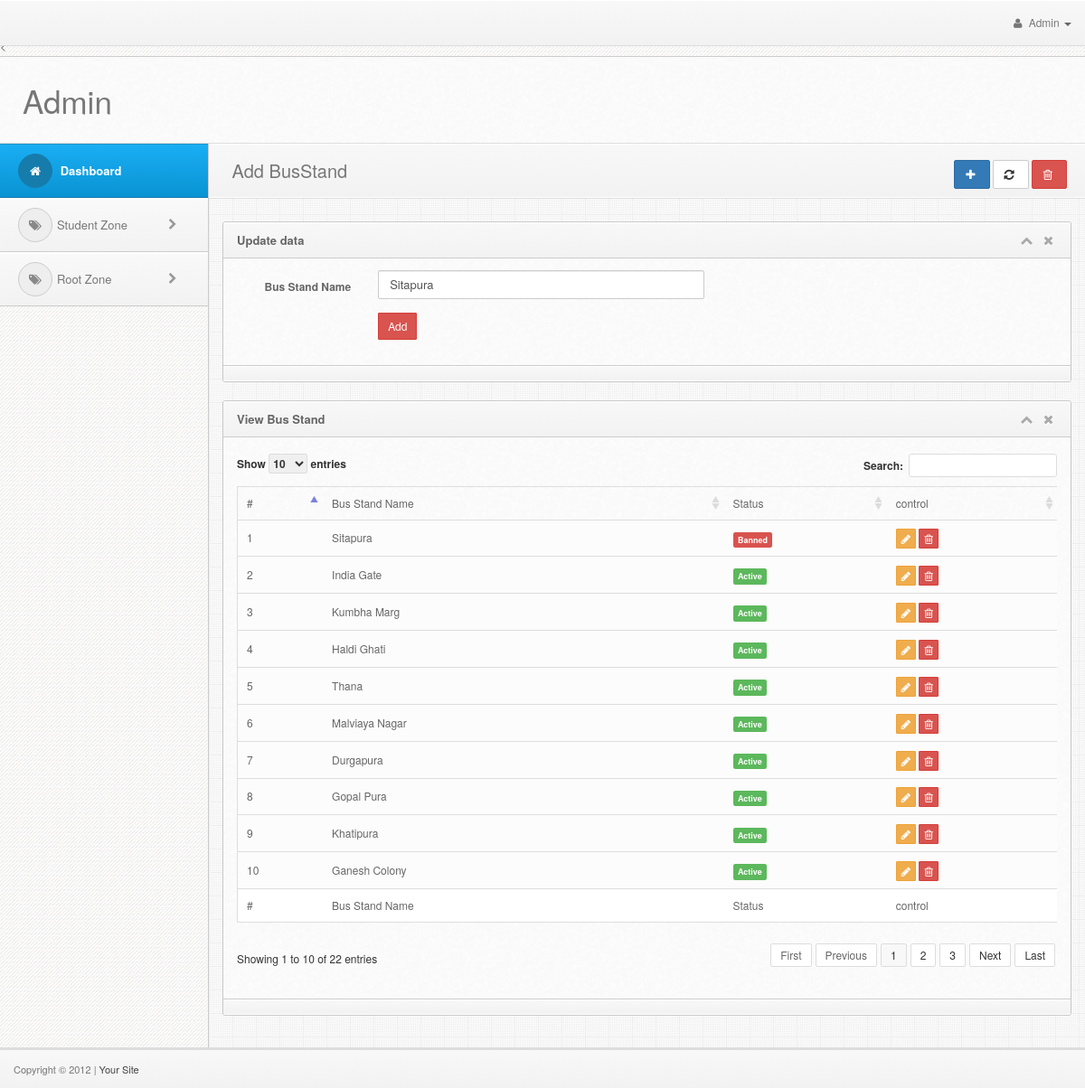
Page /admin/AddBusStand.php?bus_stand_id=1&update=upStandName (signed in) on the committed database.
### tables this page shows
CREATE TABLE IF NOT EXISTS `bus_stands` (
  `bus_stand_id` int(11) NOT NULL AUTO_INCREMENT,
  `bus_stand_name` varchar(250) NOT NULL,
  `status` int(1) NOT NULL,
  PRIMARY KEY (`bus_stand_id`)
);

### admin/library/DbConnect.php (called while the page is built, shortened)
<?php
class DbConnect
{
	function __construct()
	{
		$conn=mysql_connect("localhost","root","");
		return $conn;
	}
}
?>

### admin/library/DbFunction.php (called while the page is built, shortened)
<?php
	include_once("DbConnect.php");
	class DbFunction
	{
			function select_stand_id($bus_stand_id)
			{
				$qr=mysql_query("SELECT `bus_stand_name`, `status` FROM `bus_stands` WHERE `bus_stand_id`='$bus_stand_id'");
				return $qr;
			}
	}
?>

### admin/AddBusStand.php (the view, shortened to what this page needs)
<?php
 include "header.php"; ?>
<div class="content">
    <?php include "sidebar.php"; ?>
  	<div class="mainbar">
	    <div class="page-head">
	      <h2 class="pull-left"><i class="fa-building-o"></i>Add BusStand</h2>
        <div class="bread-crumb pull-right">
								  <button class="btn btn-primary" data-toggle="collapse" data-target="#demo"><i class="fa fa-plus"></i> </button>
								  <button class="btn btn-default"><i class="fa fa-refresh"></i> </button>
								  <button class="btn btn-danger"><i class="fa fa-trash-o"></i></i> </button>
        </div>
        <div class="clearfix"></div>
	    </div>
	    <div class="matter">
        <div class="container">
            <div class="row">
              <div class="col-md-12">
                  <?php
					if(isset($_REQUEST['update']))
					{
						if($_REQUEST['update']=="upStandName")
						{
							$bus_stand_id= $_REQUEST['bus_stand_id'];
							$qr=$dbFun->select_stand_id($bus_stand_id);
							$busStand=mysql_fetch_array($qr);
							?>
                            <div class="widget wgreen" id="demo">
                <div class="widget-head">
                  <div class="pull-left">Update data</div>
                  <div class="widget-icons pull-right">
                    <a href="#" class="wminimize"><i class="fa fa-chevron-up"></i></a>
                    <a href="#" class="wclose"><i class="fa fa-times"></i></a>
                  </div>
                  <div class="clearfix"></div>
                </div>
                <div class="widget-content">
                  <div class="padd">
                     <form class="form-horizontal" method="post" action="setting.php?admin2=upStandName" enctype="multipart/form-data" role="form">
                              <div class="form-group">
                                  <label class="col-lg-2 control-label">Bus Stand Name</label>
                                  <div class="col-lg-5">
                                    <input type="text" name="BusStandName" class="form-control" placeholder="Input Box" value="<?php echo $busStand['bus_stand_name']; ?>">
                                  </div>
                                </div>
                                <div class="form-group">
                                  <div class="col-lg-offset-2 col-lg-6">
                                    <input type="submit" value="Add" name="UpdateBusStand" class="btn btn-sm btn-danger" />
                                  </div>
                                </div>
                              </form>
                  </div>
                </div>
                  <div class="widget-foot">
                  </div>
              </div>
							<?php
						}
					}
				?>
              <div class="widget">
                <div class="widget-head">
                  <div class="pull-left">View Bus Stand</div>
                  <div class="widget-icons pull-right">
                    <a href="#" class="wminimize"><i class="fa fa-chevron-up"></i></a>
                    <a href="#" class="wclose"><i class="fa fa-times"></i></a>
                  </div>
                  <div class="clearfix"></div>
                </div>
                <div class="widget-content">
                  <div class="padd">
							<div class="page-tables">
								<div class="table-responsive">
									<table cellpadding="0" cellspacing="0" border="0" id="data-table-1" width="100%">
										<thead>
											<tr>
												<th>#</th>
												<th>Bus Stand Name</th>
                                                 <th>Status</th>
												<th>control</th>
											</tr>
										</thead>
										<tbody>
                                        <?php
										$sql="select * from bus_stands";
										$sql2=mysql_query($sql);
										while($arr=mysql_fetch_array($sql2))
										{
										?>
									             <tr>
                                                 <td><?php echo $arr['bus_stand_id']; ?></td>
												<td><?php echo $arr['bus_stand_name']; ?></td>
												<td>
								<?php
                                if($arr['status']==1)
                                {
                                ?>
                                                <a href="setting.php?bus_stand_id=<?php echo $arr['bus_stand_id']; ?>&admin=status&status=0"><span class="label label-success">Active</span></a>
                                                <?php } else { ?>
                                               <a href="setting.php?bus_stand_id=<?php echo $arr['bus_stand_id']; ?>&admin=status&status=1"> <span class="label label-danger">Banned</span></a></td>
                                                <?php } ?>
												<td>
								 <a href="AddBusStand.php?bus_stand_id=<?php echo $arr['bus_stand_id']; ?>&update=upStandName"><button class="btn btn-xs btn-warning"><i class="fa fa-pencil"></i> </button></a>
                                <a href="setting.php?bus_stand_id=<?php echo $arr['bus_stand_id']; ?>&admin2=delstandName"><button class="btn btn-xs btn-danger"><i class="fa fa-trash-o"></i> </button></a></td>
											</tr>
                                            <?php } ?>
                                        </tbody>
										<tfoot>
											<tr>
												<th>#</th>
												<th>Bus Stand Name</th>
                                                 <th>Status</th>
												<th>control</th>
											</tr>
										</tfoot>
									</table>
								</div>
								</div>
							</div>
                  </div>
                  <div class="widget-foot">
                  </div>
                </div>
              </div>
            </div>
        </div>
		  </div>
    </div>
</div>
<?php include "footer.php"; ?>
</body>
</html>

### admin/css/style.css (style rules this page uses)
body { font-size: 12px; line-height: 22px; color: #666; border-top: 3px solid #eee; background:#343434 url("../img/back.png") repeat; padding-top: 37px; -webkit-font-smoothing: antialiased; }
h1,h2,h3,h4,h5,h6 { padding: 2px 0px; margin: 2px 0px; color: #777; }
h2 { font-size: 25px; line-height: 35px; }
a { color: #026b9c; }
button { font-size: 11px; }
form { margin: 0px; }
.mainbar { position: relative; margin-left: 230px; margin-right: 0px; width: auto; background:#eee url("../img/main-back.png") repeat; border-left: 1px solid #ccc; z-index: 50; min-height: 800px; }
.mainbar .container { max-width:100% !important; width: 100% !important; }
.page-tables .dataTable { margin-bottom: 20px; }
.page-tables .dataTable { border:1px solid #ddd !important; }
table.dataTable thead .sorting { background: url("../img/data-tables/sort_both.png") no-repeat center right; }
table.dataTable thead .sorting_asc { background: url("../img/data-tables/sort_asc.png") no-repeat center right; }
.page-tables table.dataTable thead th { padding:7px 10px; font-weight:normal; border-bottom:0px !important; }
.page-tables table.dataTable tfoot th { border-top:1px solid #ddd !important; padding:7px 10px; font-weight:normal; background:#fff !important; }
.page-tables table.dataTable td { background:#fcfcfc !important; border-top:1px solid #ddd !important; }
.mainbar .page-head { background-color: #f8f8f8; background: -webkit-gradient(linear, left top, left bottom, from(#f8f8f8), to(#f2f2f2)); background: -webkit-linear-gradient(top, #f8f8f8, #f2f2f2); background: -moz-linear-gradient(top, #f8f8f8, #f2f2f2); background: -ms-linear-gradient(top, #f8f8f8, #f2f2f2); background: -o-linear-gradient(top, #f8f8f8, #f2f2f2); background: linear-gradient(top, #f8f8f8, #f2f2f2); padding: 8px 20px; border-bottom: 1px solid #fff; box-shadow: inset 0px 1px 1px #fff; }
.mainbar .page-head h2 { font-weight: normal; font-size: 20px; }
.mainbar .bread-crumb { font-size: 11px; margin-top: 10px; color: #aaa; }
.mainbar .bread-crumb i { margin-right: 3px; }
.mainbar .matter { border-top: 1px solid #ddd; padding: 15px 0px; }
.widget { border: 1px solid #c9c9c9; border-radius: 3px; margin-top: 10px; margin-bottom: 20px; background: #fafafa url('../img/cream.png') repeat; }
.widget .padd, .modal-body { padding: 13px 15px; }
.widget .widget-head,.modal-header { background-color: #f8f8f8; background: -webkit-gradient(linear, left top, left bottom, from(#f8f8f8), to(#f2f2f2)); background: -webkit-linear-gradient(top, #f8f8f8, #f2f2f2); background: -moz-linear-gradient(top, #f8f8f8, #f2f2f2); background: -ms-linear-gradient(top, #f8f8f8, #f2f2f2); background: -o-linear-gradient(top, #f8f8f8, #f2f2f2); background: linear-gradient(top, #f8f8f8, #f2f2f2); border-top-right-radius: 3px; border-top-left-radius: 3px; text-shadow:0px 1px #fff; border-bottom: 1px solid #ccc; border-top: 1px solid #fff; color: #666; font-size: 13px; font-weight: bold; padding: 8px 15px; }
.widget .widget-head .widget-icons i { font-size: 14px; margin: 0px 4px; }
.widget .widget-head .widget-icons a { color: #aaa; }
.widget .widget-foot, .modal-footer { background-color: #f8f8f8; background: -webkit-gradient(linear, left top, left bottom, from(#f8f8f8), to(#f2f2f2)); background: -webkit-linear-gradient(top, #f8f8f8, #f2f2f2); background: -moz-linear-gradient(top, #f8f8f8, #f2f2f2); background: -ms-linear-gradient(top, #f8f8f8, #f2f2f2); background: -o-linear-gradient(top, #f8f8f8, #f2f2f2); background: linear-gradient(top, #f8f8f8, #f2f2f2); border-bottom-right-radius: 3px; border-bottom-left-radius: 3px; text-shadow:0px 1px #fff; border-bottom: 1px solid #fff; border-top: 1px solid #ccc; padding: 8px 15px; font-size: 12px; color: #555; box-shadow: inset 0px 1px 1px #fff; }

### rows in the picture
bus_stands: BusStandName "Sitapura", bus_stand_id "1", bus_stand_name "Sitapura"
bus_stands: bus_stand_id "2", bus_stand_name "India Gate"
bus_stands: bus_stand_id "3", bus_stand_name "Kumbha Marg"
bus_stands: bus_stand_id "4", bus_stand_name "Haldi Ghati"
bus_stands: bus_stand_id "5", bus_stand_name "Thana"
bus_stands: bus_stand_id "6", bus_stand_name "Malviaya Nagar"
bus_stands: bus_stand_id "7", bus_stand_name "Durgapura"
bus_stands: bus_stand_id "8", bus_stand_name "Gopal Pura"
bus_stands: bus_stand_id "9", bus_stand_name "Khatipura"
bus_stands: bus_stand_id "10", bus_stand_name "Ganesh Colony"
